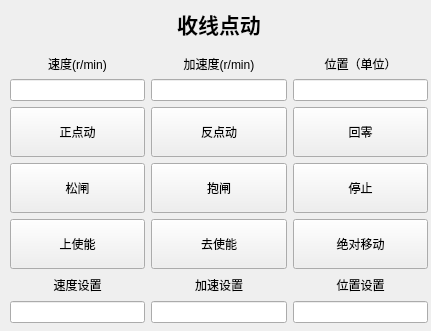
  <widget class="QWidget" name="widget_1" native="true">
   <property name="geometry">
    <rect>
     <x>0</x>
     <y>10</y>
     <width>431</width>
     <height>331</height>
    </rect>
   </property>
   <property name="styleSheet">
    <string notr="true">#widget_1{
 border: 1px solid #ccc;
}</string>
   </property>
   <widget class="QWidget" name="layoutWidget">
    <property name="geometry">
     <rect>
      <x>10</x>
      <y>0</y>
      <width>418</width>
      <height>323</height>
     </rect>
    </property>
    <layout class="QVBoxLayout" name="verticalLayout_8">
     <item>
      <widget class="QLabel" name="label">
       <property name="font">
        <font>
         <pointsize>16</pointsize>
         <bold>true</bold>
        </font>
       </property>
       <property name="text">
        <string>收线点动</string>
       </property>
       <property name="alignment">
        <set>Qt::AlignmentFlag::AlignCenter</set>
       </property>
      </widget>
     </item>
     <item>
      <layout class="QHBoxLayout" name="horizontalLayout">
       <item>
        <layout class="QVBoxLayout" name="verticalLayout">
         <property name="leftMargin">
          <number>0</number>
         </property>
         <item>
          <widget class="QLabel" name="label_2">
           <property name="text">
            <string>速度(r/min)</string>
           </property>
           <property name="alignment">
            <set>Qt::AlignmentFlag::AlignCenter</set>
           </property>
          </widget>
         </item>
         <item>
          <widget class="QLineEdit" name="lineEdit_2">
           <property name="text">
            <string/>
           </property>
           <property name="readOnly">
            <bool>true</bool>
           </property>
          </widget>
         </item>
        </layout>
       </item>
       <item>
        <layout class="QVBoxLayout" name="verticalLayout_2">
         <item>
          <widget class="QLabel" name="label_3">
           <property name="text">
            <string>加速度(r/min)</string>
           </property>
           <property name="alignment">
            <set>Qt::AlignmentFlag::AlignCenter</set>
           </property>
          </widget>
         </item>
         <item>
          <widget class="QLineEdit" name="lineEdit_3">
           <property name="text">
            <string/>
           </property>
           <property name="readOnly">
            <bool>true</bool>
           </property>
          </widget>
         </item>
        </layout>
       </item>
       <item>
        <layout class="QVBoxLayout" name="verticalLayout_4">
         <item>
          <widget class="QLabel" name="label_4">
           <property name="text">
            <string>位置（单位）</string>
           </property>
           <property name="alignment">
            <set>Qt::AlignmentFlag::AlignCenter</set>
           </property>
          </widget>
         </item>
         <item>
          <widget class="QLineEdit" name="lineEdit_6">
           <property name="text">
            <string/>
           </property>
           <property name="readOnly">
            <bool>true</bool>
           </property>
          </widget>
         </item>
        </layout>
       </item>
      </layout>
     </item>
     <item>
      <layout class="QVBoxLayout" name="verticalLayout_3">
       <item>
        <layout class="QHBoxLayout" name="horizontalLayout_2">
         <item>
          <widget class="QPushButton" name="pushButton">
           <property name="minimumSize">
            <size>
             <width>50</width>
             <height>50</height>
            </size>
           </property>
           <property name="text">
            <string>正点动</string>
           </property>
          </widget>
         </item>
         <item>
          <widget class="QPushButton" name="pushButton_4">
           <property name="minimumSize">
            <size>
             <width>50</width>
             <height>50</height>
            </size>
           </property>
           <property name="text">
            <string>反点动</string>
           </property>
          </widget>
         </item>
         <item>
          <widget class="QPushButton" name="pushButton_2">
           <property name="minimumSize">
            <size>
             <width>50</width>
             <height>50</height>
            </size>
           </property>
           <property name="text">
            <string>回零</string>
           </property>
          </widget>
         </item>
        </layout>
       </item>
       <item>
        <layout class="QHBoxLayout" name="horizontalLayout_4">
         <item>
          <widget class="QPushButton" name="pushButton_7">
           <property name="minimumSize">
            <size>
             <width>50</width>
             <height>50</height>
            </size>
           </property>
           <property name="text">
            <string>松闸</string>
           </property>
          </widget>
         </item>
         <item>
          <widget class="QPushButton" name="pushButton_8">
           <property name="minimumSize">
            <size>
             <width>50</width>
             <height>50</height>
            </size>
           </property>
           <property name="text">
            <string>抱闸</string>
           </property>
          </widget>
         </item>
         <item>
          <widget class="QPushButton" name="pushButton_9">
           <property name="minimumSize">
            <size>
             <width>50</width>
             <height>50</height>
            </size>
           </property>
           <property name="text">
            <string>停止</string>
           </property>
          </widget>
         </item>
        </layout>
       </item>
       <item>
        <layout class="QHBoxLayout" name="horizontalLayout_3">
         <item>
          <widget class="QPushButton" name="pushButton_3">
           <property name="minimumSize">
            <size>
             <width>50</width>
             <height>50</height>
            </size>
           </property>
           <property name="text">
            <string>上使能</string>
           </property>
          </widget>
         </item>
         <item>
          <widget class="QPushButton" name="pushButton_5">
           <property name="minimumSize">
            <size>
             <width>50</width>
             <height>50</height>
            </size>
           </property>
           <property name="text">
            <string>去使能</string>
           </property>
          </widget>
         </item>
         <item>
          <widget class="QPushButton" name="pushButton_6">
           <property name="minimumSize">
            <size>
             <width>50</width>
             <height>50</height>
            </size>
           </property>
           <property name="text">
            <string>绝对移动</string>
           </property>
          </widget>
         </item>
        </layout>
       </item>
      </layout>
     </item>
     <item>
      <layout class="QHBoxLayout" name="horizontalLayout_5">
       <item>
        <layout class="QVBoxLayout" name="verticalLayout_7">
         <item>
          <widget class="QLabel" name="label_7">
           <property name="text">
            <string>速度设置</string>
           </property>
           <property name="alignment">
            <set>Qt::AlignmentFlag::AlignCenter</set>
           </property>
          </widget>
         </item>
         <item>
          <widget class="QLineEdit" name="lineEdit_9">
           <property name="text">
            <string/>
           </property>
           <property name="alignment">
            <set>Qt::AlignmentFlag::AlignCenter</set>
           </property>
          </widget>
         </item>
        </layout>
       </item>
       <item>
        <layout class="QVBoxLayout" name="verticalLayout_6">
         <item>
          <widget class="QLabel" name="label_6">
           <property name="text">
            <string>加速设置</string>
           </property>
           <property name="alignment">
            <set>Qt::AlignmentFlag::AlignCenter</set>
           </property>
          </widget>
         </item>
         <item>
          <widget class="QLineEdit" name="lineEdit_8">
           <property name="text">
            <string/>
           </property>
           <property name="alignment">
            <set>Qt::AlignmentFlag::AlignCenter</set>
           </property>
          </widget>
         </item>
        </layout>
       </item>
       <item>
        <layout class="QVBoxLayout" name="verticalLayout_5">
         <item>
          <widget class="QLabel" name="label_5">
           <property name="text">
            <string>位置设置</string>
           </property>
           <property name="alignment">
            <set>Qt::AlignmentFlag::AlignCenter</set>
           </property>
          </widget>
         </item>
         <item>
          <widget class="QLineEdit" name="lineEdit_7">
           <property name="text">
            <string/>
           </property>
           <property name="alignment">
            <set>Qt::AlignmentFlag::AlignCenter</set>
           </property>
          </widget>
         </item>
        </layout>
       </item>
      </layout>
     </item>
    </layout>
   </widget>
  </widget>
